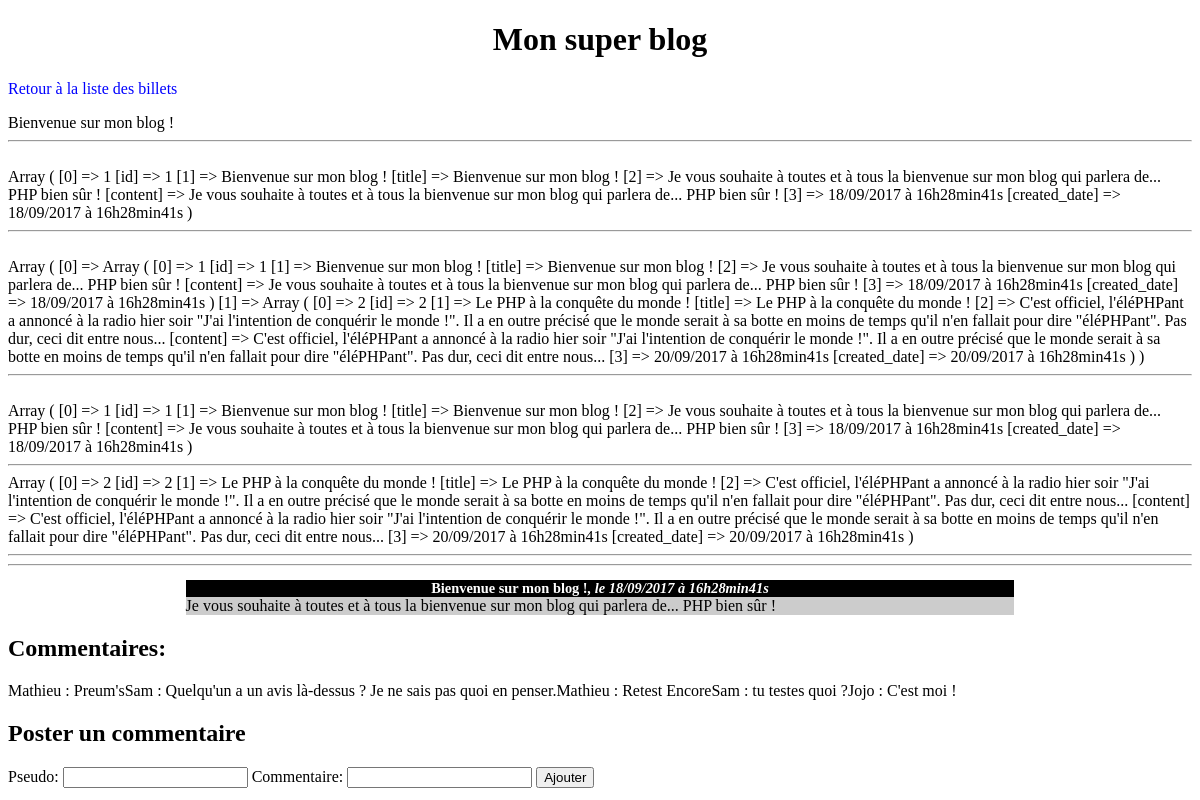
The page /others/comments.php on the database its author committed.
### tables this page shows
CREATE TABLE `comments` (
  `id` int(11) NOT NULL,
  `ticket_id` int(11) NOT NULL,
  `author` varchar(255) NOT NULL,
  `description` text NOT NULL,
  `posted_date` datetime NOT NULL
);

### others/comments.php (the view, shortened to what this page needs)
<!DOCTYPE html>
<html lang="en">
<head>
  <link rel="stylesheet" href="style.css">
</head>
<body>
  <h1>Mon super blog</h1>
  <p><a href="index.php">Retour à la liste des billets</a></p>
<?php
try
{
  $db = new PDO ('mysql:host=localhost;dbname=tp_blog','root', '', );
}
  catch(Exception $e)
{
  die('Erreur:'.$e->getMessage());
}
?>
<?php
$getData = isset($_GET['id']);
$retrieveTicket = $db->prepare('SELECT id, title, content, DATE_FORMAT(created_date, \'%d/%m/%Y à %Hh%imin%ss\') AS created_date FROM tickets WHERE id = id');
$retrieveTicket->execute([
  'title' => isset($getData['title']),
  'content' => isset($getData['content']),
]);
  $ticket = $retrieveTicket->fetchAll();
print_r($ticket[$getData]['title']);
echo '<hr/>';
echo '<br/>';
$vho = array_slice($ticket, 0);
  print_r($vho[isset($_GET['id']['title'])]);
  echo '<hr/>';
  echo '<br/>';
print_r($ticket);
 echo '<hr/>';
  echo '<br/>';
?>
<?php
for($i = 0; $i < count($vho); $i++){
  print_r($vho[$i]);
  echo '<br/>';
    echo '<hr/>';
}
?>
<hr/>
<div class="news">
  <h3>
    <strong><?php print_r($ticket[$getData]['title']);?></strong><em>, le  <?php print_r($ticket[$getData]['created_date']);?></em><br/>
  </h3>
  <p>
    <?php print_r($ticket[$getData]['content']); ?>
  </p>
</div>
<h2>Commentaires:</h2>
<?php
$getData = $_GET;
$commentId = isset($getData['id']);
$retrieveComment = $db->prepare('SELECT id, ticket_id, author, description, DATE_FORMAT(posted_date, \'%d/%m/%Y\ à %Hh%imin%ss\') AS posted_date FROM comments WHERE ticket_id = ticket_id ORDER BY posted_date');
$retrieveComment->execute(array(isset($getData[
  $commentId
])));
$comments = $retrieveComment->fetchAll();
?>
<?php
foreach($comments as $c)
{
    echo htmlspecialchars(($c['author'])) . ' : ' .
    htmlspecialchars(($c['description']));
}
?>
<div>
  <h2>Poster un commentaire</h3>
<p>
  <form action="comments_post.php" method="post">
    <label for="author">Pseudo:</label>
    <input type="text" id="author" name="author" />
    <label for="description">Commentaire:</label>
    <input type="text" name="description" id="description" />
    <button type="submit">Ajouter</button>
  </form>
</p>
</div>
</body>
</html>

### project/public/css/style.css (style rules this page uses)
h1, h3 { text-align:center; }
h3 { background-color:black; color:white; font-size:0.9em; margin-bottom:0px; }
.news p { background-color:#CCCCCC; margin-top:0px; text-align: justify; }
.news { width:70%; margin:auto; }
a { text-decoration: none; color: blue; }

### rows shown on the page
comments: author "Mathieu", description "Preum's"
comments: author "Sam", description "Quelqu'un a un avis là-dessus ? Je ne sais pas quoi en penser."
comments: author "Mathieu", description "Retest Encore"
comments: author "Sam", description "tu testes quoi ?"
comments: author "Jojo", description "C'est moi !"
